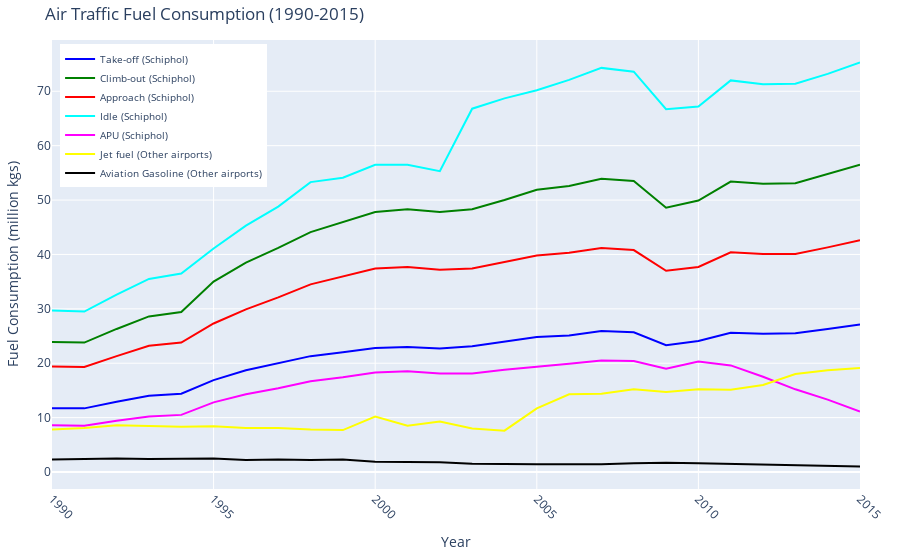

Notebook source saved alongside this figure:
### Markdown cell above
### Environmental Impact

### Code cell
import plotly.graph_objs as go
import pandas as pd

# Load data
df = pd.read_csv('air_traffic_fuel_consumption.csv')

# Extract columns
years = df['Year']
take_off = df['Take-off (Schiphol)']
climb_out = df['Climb-out (Schiphol)']
approach = df['Approach (Schiphol)']
idle_schiphol = df['Idle (Schiphol)']
apu = df['APU (Schiphol)']
jet_fuel_other_airports = df['Jet fuel (Other airports)']
aviation_gasoline_other_airports = df['Aviation Gasoline (Other airports)']

# Create the figure
fig = go.Figure()

# Add traces without dots
fig.add_trace(go.Scatter(x=years, y=take_off, mode='lines', name='Take-off (Schiphol)', line=dict(color='blue')))
fig.add_trace(go.Scatter(x=years, y=climb_out, mode='lines', name='Climb-out (Schiphol)', line=dict(color='green')))
fig.add_trace(go.Scatter(x=years, y=approach, mode='lines', name='Approach (Schiphol)', line=dict(color='red')))
fig.add_trace(go.Scatter(x=years, y=idle_schiphol, mode='lines', name='Idle (Schiphol)', line=dict(color='cyan')))
fig.add_trace(go.Scatter(x=years, y=apu, mode='lines', name='APU (Schiphol)', line=dict(color='magenta')))
fig.add_trace(go.Scatter(x=years, y=jet_fuel_other_airports, mode='lines', name='Jet fuel (Other airports)', line=dict(color='yellow')))
fig.add_trace(go.Scatter(x=years, y=aviation_gasoline_other_airports, mode='lines', name='Aviation Gasoline (Other airports)', line=dict(color='black')))

# Update layout
fig.update_layout(
    title='Air Traffic Fuel Consumption (1990-2015)',
    xaxis_title='Year',
    yaxis_title='Fuel Consumption (million kgs)',
    xaxis=dict(tickangle=45),
    legend=dict(
        x=0.01,
        y=0.99,
        font=dict(
            size=10  # Adjust the size of the legend font
        )
    ),
    margin=dict(l=40, r=40, t=40, b=40),
)

# Show the figure
fig.show()

### Figure 1 — Plotly figure (JSON) as saved in the notebook; plotly's stock layout.template omitted (floating-point values rounded to 4 significant figures)
{"data": [{"line": {"color": "blue"}, "mode": "lines", "name": "Take-off (Schiphol)", "type": "scatter", "x": [1990, 1991, 1992, 1993, 1994, 1995, 1996, 1997, 1998, 1999, 2000, 2001, 2002, 2003, 2004, 2005, 2006, 2007, 2008, 2009, 2010, 2011, 2012, 2013, 2014, 2015], "y": [11.7, 11.7, 12.9, 14, 14.4, 16.9, 18.7, 20, 21.3, 22, 22.8, 23, 22.7, 23.1, 23.9, 24.8, 25.1, 25.9, 25.7, 23.3, 24.1, 25.6, 25.4, 25.5, 26.3, 27.1]}, {"line": {"color": "green"}, "mode": "lines", "name": "Climb-out (Schiphol)", "type": "scatter", "x": [1990, 1991, 1992, 1993, 1994, 1995, 1996, 1997, 1998, 1999, 2000, 2001, 2002, 2003, 2004, 2005, 2006, 2007, 2008, 2009, 2010, 2011, 2012, 2013, 2014, 2015], "y": [23.9, 23.8, 26.3, 28.6, 29.4, 35, 38.5, 41.2, 44.1, 46, 47.8, 48.3, 47.8, 48.3, 50, 51.9, 52.6, 53.9, 53.5, 48.6, 49.9, 53.4, 53, 53.1, 54.8, 56.5]}, {"line": {"color": "red"}, "mode": "lines", "name": "Approach (Schiphol)", "type": "scatter", "x": [1990, 1991, 1992, 1993, 1994, 1995, 1996, 1997, 1998, 1999, 2000, 2001, 2002, 2003, 2004, 2005, 2006, 2007, 2008, 2009, 2010, 2011, 2012, 2013, 2014, 2015], "y": [19.4, 19.3, 21.3, 23.2, 23.8, 27.3, 29.9, 32.1, 34.5, 36, 37.4, 37.7, 37.2, 37.4, 38.6, 39.8, 40.3, 41.2, 40.8, 37, 37.7, 40.4, 40.1, 40.1, 41.3, 42.6]}, {"line": {"color": "cyan"}, "mode": "lines", "name": "Idle (Schiphol)", "type": "scatter", "x": [1990, 1991, 1992, 1993, 1994, 1995, 1996, 1997, 1998, 1999, 2000, 2001, 2002, 2003, 2004, 2005, 2006, 2007, 2008, 2009, 2010, 2011, 2012, 2013, 2014, 2015], "y": [29.7, 29.5, 32.6, 35.5, 36.5, 41.1, 45.3, 48.8, 53.3, 54.1, 56.5, 56.5, 55.3, 66.8, 68.7, 70.2, 72.1, 74.3, 73.6, 66.7, 67.2, 72, 71.3, 71.4, 73.2, 75.3]}, {"line": {"color": "magenta"}, "mode": "lines", "name": "APU (Schiphol)", "type": "scatter", "x": [1990, 1991, 1992, 1993, 1994, 1995, 1996, 1997, 1998, 1999, 2000, 2001, 2002, 2003, 2004, 2005, 2006, 2007, 2008, 2009, 2010, 2011, 2012, 2013, 2014, 2015], "y": [8.6, 8.5, 9.4, 10.2, 10.5, 12.8, 14.3, 15.4, 16.7, 17.4, 18.3, 18.5, 18.1, 18.1, 18.8, 19.3, 19.9, 20.5, 20.4, 19, 20.3, 19.6, 17.5, 15.2, 13.3, 11.1]}, {"line": {"color": "yellow"}, "mode": "lines", "name": "Jet fuel (Other airports)", "type": "scatter", "x": [1990, 1991, 1992, 1993, 1994, 1995, 1996, 1997, 1998, 1999, 2000, 2001, 2002, 2003, 2004, 2005, 2006, 2007, 2008, 2009, 2010, 2011, 2012, 2013, 2014, 2015], "y": [7.8, 8.1, 8.6, 8.4, 8.3, 8.4, 8.1, 8.1, 7.8, 7.7, 10.2, 8.5, 9.3, 8, 7.6, 11.7, 14.3, 14.4, 15.2, 14.7, 15.2, 15.1, 16, 18, 18.7, 19.1]}, {"line": {"color": "black"}, "mode": "lines", "name": "Aviation Gasoline (Other airports)", "type": "scatter", "x": [1990, 1991, 1992, 1993, 1994, 1995, 1996, 1997, 1998, 1999, 2000, 2001, 2002, 2003, 2004, 2005, 2006, 2007, 2008, 2009, 2010, 2011, 2012, 2013, 2014, 2015], "y": [2.3, 2.4, 2.5, 2.4, 2.5, 2.5, 2.2, 2.3, 2.2, 2.3, 1.9, 1.8, 1.8, 1.5, 1.4, 1.4, 1.4, 1.4, 1.6, 1.7, 1.6, 1.5, 1.3, 1.2, 1.1, 1]}], "layout": {"legend": {"font": {"size": 10}, "x": 0.01, "y": 0.99}, "margin": {"b": 40, "l": 40, "r": 40, "t": 40}, "title": {"text": "Air Traffic Fuel Consumption (1990-2015)"}, "xaxis": {"tickangle": 45, "title": {"text": "Year"}}, "yaxis": {"title": {"text": "Fuel Consumption (million kgs)"}}}}
